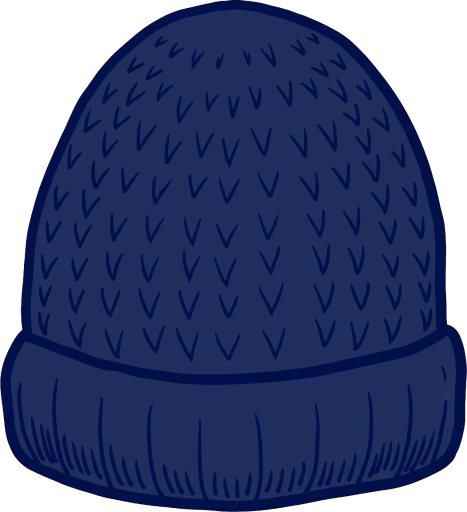
#> input picture tools/parts_keyed/prop_knitcap_a.png, 934 x 1024 px, given in place of body_b.png, which was not available (shown at 1/2 size)
$ python fix_small4_hands.py
#> lines starting #> are read from the running program, lines starting #| are printed output that depends on the picture
### tools/mirror_v0125.py
#!/usr/bin/env python3
"""Exact Python mirror of PersonComposer (Kotlin) for the v0.1.25 audit.

Draws from the shipped drawable-nodpi assets with the same boxes,
calibrations, rigs and anchors as PersonFigure.kt. Anchor/cal values
are read from ANCH below — keep them in sync with PersonAnchors /
PersonCanvas.topCal in the Kotlin source (the audit script prints any
drift it is told about via --check).

Geometry recap (Kotlin): the canvas rect is W x H px; the person
height ph = H / (1 + padTopRatio); the person stands at the bottom
(pt = H - ph). For canvas-family bases the body bbox is drawn at
(bl, pt, bw, ph); tops are laid into the same canvas frame with
topCal about their bbox center. The rank-5 portrait is drawn at
width ph * imgW/imgH, height ph, centered. Rigs are fractions of
the drawn body rect (bl, pt, bw, ph).
"""
import os
import sys

from PIL import Image, ImageDraw

RES = os.path.expanduser(
    "~/workspace/tenki-no-kotae/app/src/main/res/drawable-nodpi")

IMG = {}


def img(name):
    if name not in IMG:
        IMG[name] = Image.open(os.path.join(RES, name + ".png")).convert("RGBA")
    return IMG[name]

CANVAS_W, CANVAS_H = 1120.0, 2240.0

BOX = {
    "body_a": (0.1589, 0.0768, 0.8438, 0.9411),
    "body_b": (0.1580, 0.0763, 0.8446, 0.9397),
    "body_c": (0.1116, 0.0759, 0.8893, 0.9411),
    "top_tshirt": (0.1795, 0.3031, 0.8214, 0.6741),
    "top_shirt": (0.2420, 0.3125, 0.7580, 0.6263),
    "top_cardigan": (0.0839, 0.1911, 0.9170, 0.8004),
    "top_lightouter": (0.1411, 0.2741, 0.8625, 0.6920),
    "top_knitcoat": (0.1491, 0.2384, 0.8527, 0.7781),
    "top_down": (0.0598, 0.2487, 0.9411, 0.7098),
    "outfit_raincoat": (0.2348, 0.0759, 0.7670, 0.9420),
}
TOPCAL = {
    "top_tshirt": (0.70, 0.875, 0.0, 0.028),
    "top_shirt": (0.80, 0.80, 0.0, 0.014),
    "top_cardigan": (0.55, 0.45, 0.0, -0.003),
    "top_lightouter": (0.63, 0.625, 0.0, 0.000),
    "top_knitcoat": (0.67, 0.60, 0.0, 0.011),
    "top_down": (1.00, 0.575, 0.0, 0.005),
}
BODY_ART = {"BODY_A": "body_a", "BODY_B": "body_b", "BODY_C": "body_c",
            "RAINCOAT": "outfit_raincoat", "RANK5_PORTRAIT": "person_rank5",
            "RANK6_PORTRAIT": "person_rank6"}
PORTRAITS = ("RANK5_PORTRAIT", "RANK6_PORTRAIT")
TOP_ART = {"TSHIRT": "top_tshirt", "SHIRT": "top_shirt",
           "CARDIGAN": "top_cardigan", "LIGHT_OUTER": "top_lightouter",
           "KNIT_COAT": "top_knitcoat", "DOWN": "top_down"}
RIGS = {
    "BODY_A": (0.502, 0.180, 0.399, 0.248, 0.747, 0.754, 0.638, 0.241, 0.637, 0.360),
    "BODY_B": (0.480, 0.180, 0.337, 0.307, 0.689, 0.732, 0.630, 0.264, 0.630, 0.362),
    "BODY_C": (0.519, 0.180, 0.336, 0.330, 0.668, 0.893, 0.629, 0.106, 0.629, 0.316),
    "RANK5_PORTRAIT": (0.489, 0.180, 0.314, 0.306, 0.690, 0.756, 0.629, 0.242, 0.629, 0.365),
    "RANK6_PORTRAIT": (0.497, 0.180, 0.330, 0.323, 0.671, 0.80, 0.63, 0.20, 0.63, 0.328),
    "RAINCOAT": (0.507, 0.081, 0.336, 0.201, 0.743, 0.848, 0.629, 0.148, 0.629, 0.464),
}
# Measured feature lines (fractions of the body rect): the eye line
# and the mouth line of each base picture, from ink-cluster analysis
# of the shipped assets (v0.1.21). Sunglasses and the mask are placed
# from these, not from the skin-bbox fractions.
FEATURES = {
    "BODY_A": (0.216, 0.260), "BODY_B": (0.216, 0.260),
    "BODY_C": (0.216, 0.260), "RANK5_PORTRAIT": (0.217, 0.260),
    "RANK6_PORTRAIT": (0.216, 0.261), "RAINCOAT": (0.216, 0.260),
}
# anchors (mirror of PersonAnchors) — audit may override via ANCH_OVERRIDES
ANCH = {
    # *_W is the painted width over body width, *_BOTTOM the
    # painted bottom line, *_HS flattens the tall generated domes.
    "MASK_W": 1.02, "MASK_DROP": 0.020, "MASK_H": 0.068,
    "SUNG_W": 1.12,
    "MUFFLER_H": 0.27, "MUFFLER_TOP": 0.305,
    "TOWEL_H": 0.212, "TOWEL_TOP": 0.298,
    "MITTEN_H": 0.115, "MITTEN_HAND_AT": 0.42,
    "FOLD2_H": 0.30, "FOLD2_GRIP_X": 0.52, "FOLD2_GRIP_Y": 0.90,
    "UMB_WIDTH": 1.12, "UMB_TOP": 0.005, "UMB_SHAFT_X": 0.507,
    "UMB_SHAFT_W": 0.030,
    "PARASOL_W": 1.15, "PARASOL_TOP": -0.20, "PARASOL_SHAFT_X": 0.508,
    "PARASOL_SHAFT_W": 0.057,
    "UCHIWA_H": 0.21, "UCHIWA_GRIP_X": 0.502, "UCHIWA_GRIP_Y": 0.90,
    "SWEAT_X1": 0.19, "SWEAT_X2": 0.83, "SWEAT_Y": 0.27, "SWEAT_R": 0.022,
    "SHIVER_X1": 0.045, "SHIVER_X2": 0.955, "SHIVER_TOP": 0.42,
    "SHIVER_STEP": 0.028, "SHIVER_AMP": 0.018, "SHIVER_W": 0.006,
}
ANCH_OVERRIDES = {}
# Painted box inside each hat asset (asset fractions, v0.1.23 —
# measured from the shipped PNGs' alpha). The cap asset carries
# wide transparent margins; the knit cap fills its frame.

# Cloth box inside the mask asset (asset fractions, v0.1.24 —
# measured from the shipped PNG: the white cloth component; the
# ear loops fill the rest of the width).
MASK_PAINT = (0.125, 0.027, 0.874, 0.973)

OUTFIT_FOR = {  # rank -> (base, top)
    0: ("BODY_B", "TSHIRT"), 1: ("BODY_A", "SHIRT"),
    2: ("BODY_A", "CARDIGAN"), 3: ("BODY_A", "LIGHT_OUTER"),
    4: ("BODY_A", "KNIT_COAT"), 5: ("RANK5_PORTRAIT", None),
    6: ("RANK6_PORTRAIT", None),
}


# Head layers (v0.1.25): face boxes / eye lines inside the layer
# assets, as in PersonAnchors (fractions of the layer image).
HEAD_FACE = {"CAP": (0.349, 0.557, 0.650, 0.975),
             "KNITCAP": (0.306, 0.550, 0.689, 1.000)}
HEAD_EYE = {"CAP": 0.654, "KNITCAP": 0.650}
HEAD_ART = {"CAP": "layer_head_cap", "KNITCAP": "layer_head_knitcap"}


# [25 lines left out: functions body_aspect, head_layer_rect, not called in this run]


def pad_top_ratio(spec):
    import math
    pad = 0.34 if spec.get("held") == "PARASOL" else 0.0
    head = spec.get("head")
    if head in ("CAP", "KNITCAP"):
        bw = body_aspect(spec["base"]) * 1000.0
        _, top, _, _ = head_layer_rect(head, spec["base"], 0.0, 0.0, bw, 1000.0)
        poke = max(0.0, -top / 1000.0)
        pad = max(pad, math.ceil((poke + 0.005) * 100) / 100)
    return pad


def sky(w, h, top=(13, 32, 64), bottom=(38, 84, 124)):
#> called with w = 760, h = 900, top = (13, 32, 64), bottom = (38, 84, 124)
    imgc = Image.new("RGB", (w, h))
#> imgc: PIL image 760x900 RGB; every value is 0
    d = ImageDraw.Draw(imgc)
    for y in range(h):
        t = y / max(1, h - 1)
        d.line([(0, y), (w, y)], fill=tuple(
            round(top[i] + (bottom[i] - top[i]) * t) for i in range(3)))
    return imgc.convert("RGBA")
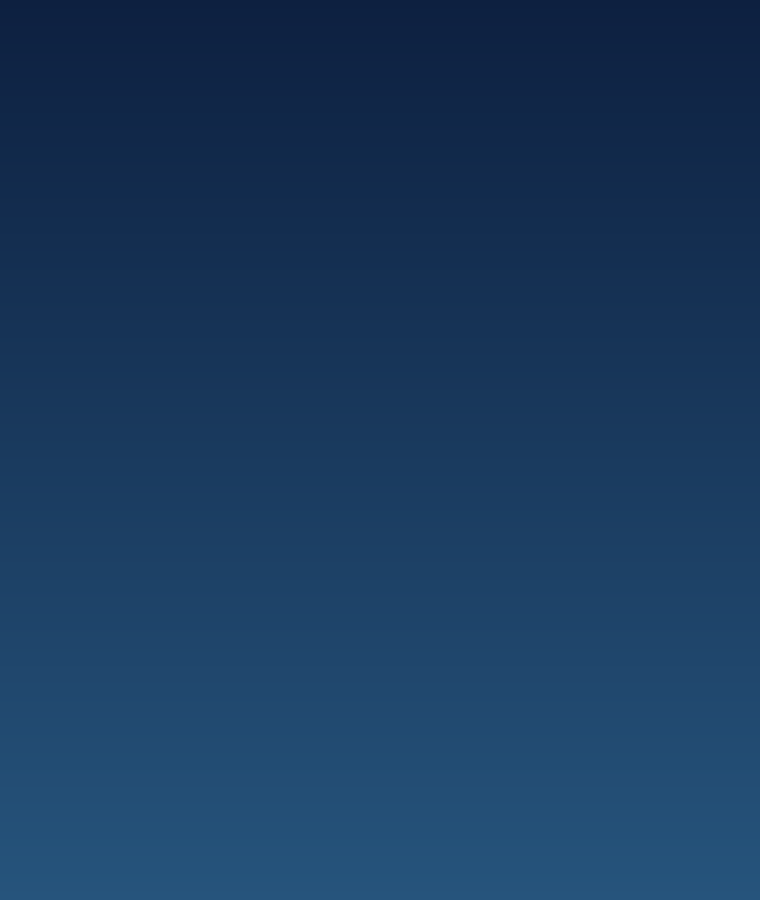
#> returned value: PIL image 760x900 RGBA; mean R, G, B, A 25.5, 58, 94, 255


def paste(canvas, im, rect):
    x, y, w, h = rect
    if w <= 0 or h <= 0:
        return
    canvas.alpha_composite(
        im.resize((max(1, round(w)), max(1, round(h))), Image.LANCZOS),
        (round(x), round(y)))


def draw(canvas, spec, W=760, H=900):
    """spec keys: base, top, neck, mittens, head, mask, sunglasses,
    held, sweat, shiver. Mirrors PersonComposer.draw."""
#> called with W = 760, H = 900
    A = dict(ANCH, **ANCH_OVERRIDES)
#> A = 34 items
#> in img, returned value is the input picture: PIL image 934x1024 RGBA; mean R, G, B, A 19.6, 31, 71.4, 201.5
    ph = H / (1.0 + pad_top_ratio(spec))
    pt = H - ph
    base = spec["base"]
    rig = RIGS[base]
    (face_cx, face_top, face_bot, face_l, face_r,
     hand_rx, hand_ry, hand_lx, hand_ly, cheek_w) = rig
    face_w, face_h = face_r - face_l, face_bot - face_top

    if base in PORTRAITS:
        person = img(BODY_ART[base])
        bw = ph * person.size[0] / person.size[1]
        bl = (W - bw) / 2
        paste(canvas, person, (bl, pt, bw, ph))
    else:
        body_name = BODY_ART[base]
        box = BOX[body_name]
        scale = ph / ((box[3] - box[1]) * CANVAS_H)
        cw, ch = CANVAS_W * scale, CANVAS_H * scale
        bw = (box[2] - box[0]) * cw
        bl = (W - bw) / 2
        ox, oy = bl - box[0] * cw, pt - box[1] * ch

        def part_rect(name):
#> called with name = 'body_b'
            b = BOX[name]
#> b = (0.158, 0.0763, 0.845, 0.94)
            x0, y0 = ox + b[0] * cw, oy + b[1] * ch
#> x0 = 201.1; y0 = 0
            x1, y1 = ox + b[2] * cw, oy + b[3] * ch
#> x1 = 558.9; y1 = 900
            cal = TOPCAL.get(name)
            if cal:
                cx, cy = (x0 + x1) / 2, (y0 + y1) / 2
                w, h = (x1 - x0) * cal[0], (y1 - y0) * cal[1]
                x0 = cx - w / 2 + cal[2] * bw
                y0 = cy - h / 2 + cal[3] * ph
                x1, y1 = x0 + w, y0 + h
            return (x0, y0, x1 - x0, y1 - y0)

        paste(canvas, img(body_name), part_rect(body_name))
#> in paste, `x, y, w, h = rect`: x = 201.1; y = 0; w = 357.9; h = 900
#> in paste, `canvas.alpha_composite( im.resize((max(1, round(w)), max(1, round(h)))..`:
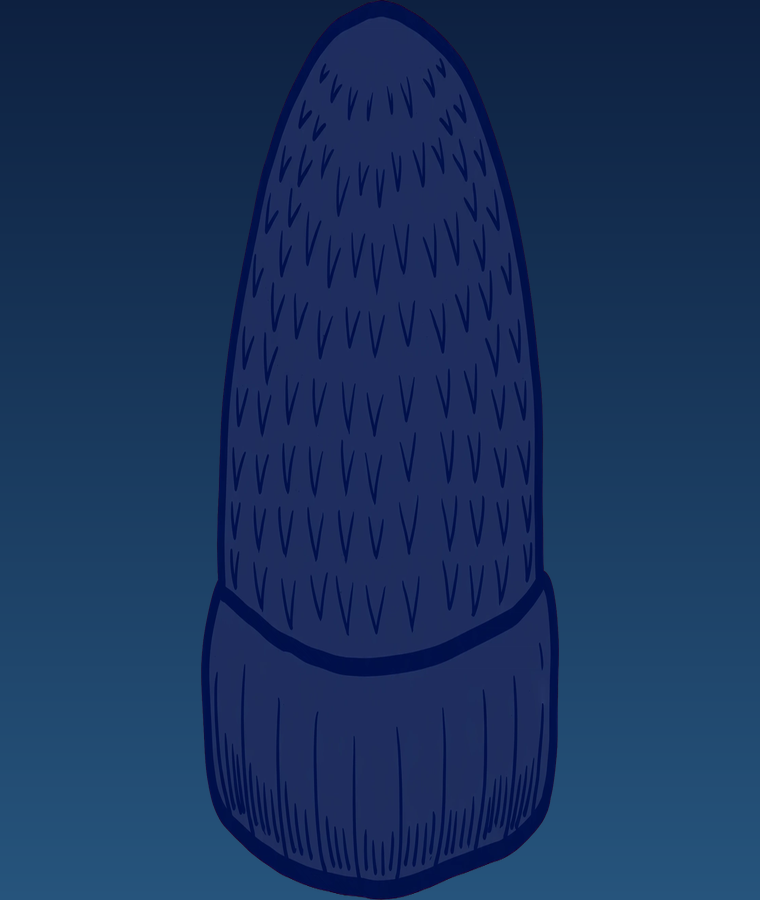
#> canvas: PIL image 760x900 RGBA; mean R, G, B, A 24.8, 50.1, 91.6, 255
        if spec.get("top"):
            tn = TOP_ART[spec["top"]]
            paste(canvas, img(tn), part_rect(tn))

    def bx(f):
        return bl + f * bw

    def by(f):
        return pt + f * ph

    hand_x, hand_y = bx(hand_rx), by(hand_ry)
    hybrid = base in PORTRAITS
    raincoat = base == "RAINCOAT"
    eye_y, mouth_y = FEATURES[base]

    def prop_top(name, cx, top_y, w):
        im = img(name)
        paste(canvas, im, (cx - w / 2, top_y, w, w * im.size[1] / im.size[0]))

    def prop_bottom(name, cx, bottom_y, w):
        im = img(name)
        prop_top(name, cx, bottom_y - w * im.size[1] / im.size[0], w)

    # neck
    if not raincoat:
        if spec.get("neck") == "MUFFLER" and not hybrid:
            im = img("prop_muffler")
            h = A["MUFFLER_H"] * ph
            w = h * im.size[0] / im.size[1]
            paste(canvas, im, (bx(0.5) - w / 2, by(A["MUFFLER_TOP"]), w, h))
        elif spec.get("neck") == "TOWEL":
            im = img("prop_towel")
            h = A["TOWEL_H"] * ph
            w = h * im.size[0] / im.size[1]
            paste(canvas, im, (bx(0.5) - w / 2, by(A["TOWEL_TOP"]), w, h))
    # mittens (the portrait bases wear theirs baked in)
    if spec.get("mittens") and not raincoat and not hybrid:
        mh = A["MITTEN_H"] * ph
        for name, hx, hy in (("prop_mitten_l", hand_lx, hand_ly),
                             ("prop_mitten_r", hand_rx, hand_ry)):
            im = img(name)
            mw = mh * im.size[0] / im.size[1]
            paste(canvas, im, (bx(hx) - mw / 2,
                               by(hy) - A["MITTEN_HAND_AT"] * mh, mw, mh))
    # head (v0.1.25: the head layer — hair + hat as one picture,
    # face-anchored onto the rig; the raincoat anchors on the eye
    # line, its rig face top being the hood opening)
    if spec.get("head") in ("CAP", "KNITCAP"):
        hn = spec["head"]
        l, t, w, h = head_layer_rect(hn, base, bl, pt, bw, ph)
        paste(canvas, img(HEAD_ART[hn]), (l, t, w, h))
    # face (placed from the measured feature lines, v0.1.21)
    if spec.get("mask"):
        im = img("prop_mask")
        px0, py0, px1, py1 = MASK_PAINT
        cloth_w = A["MASK_W"] * cheek_w * bw
        rect_w = cloth_w / (px1 - px0)
        rect_h = A["MASK_H"] * ph / (py1 - py0)
        paste(canvas, im, (bx(face_cx) - (px0 + px1) / 2 * rect_w,
                           by(eye_y + A["MASK_DROP"]) - py0 * rect_h,
                           rect_w, rect_h))
    if spec.get("sunglasses"):
        im = img("prop_sunglasses")
        w = A["SUNG_W"] * face_w * bw
        h = w * im.size[1] / im.size[0]
        cy = by(eye_y)
        paste(canvas, im, (bx(face_cx) - w / 2, cy - h / 2, w, h))
    # held
    held = spec.get("held")
    if held == "OPEN":
        umb = img("item_umbrella_open")
        uw = A["UMB_WIDTH"] * bw
        uh = uw * umb.size[1] / umb.size[0]
        u_left = hand_x - A["UMB_SHAFT_X"] * uw
        u_top = pt + A["UMB_TOP"] * ph
        d = ImageDraw.Draw(canvas)
        d.line([(u_left + A["UMB_SHAFT_X"] * uw, u_top + uh), (hand_x, hand_y)],
               fill=(0, 27, 68, 255), width=max(2, round(A["UMB_SHAFT_W"] * uw)))
        paste(canvas, umb, (u_left, u_top, uw, uh))
    elif held == "FOLDED":
        im = img("prop_folding")
        fh = A["FOLD2_H"] * ph
        fw = fh * im.size[0] / im.size[1]
        paste(canvas, im, (hand_x - A["FOLD2_GRIP_X"] * fw,
                           hand_y - A["FOLD2_GRIP_Y"] * fh, fw, fh))
    elif held == "PARASOL":
        im = img("prop_parasol")
        uw = A["PARASOL_W"] * bw
        uh = uw * im.size[1] / im.size[0]
        u_left = hand_x - A["PARASOL_SHAFT_X"] * uw
        u_top = pt + A["PARASOL_TOP"] * ph
        # The asset's shaft is cut short (v0.1.21): a drawn extension
        # — outline pass, then fill pass — runs from its end down to
        # the hand, as with the open umbrella's shaft.
        d = ImageDraw.Draw(canvas)
        sx = u_left + A["PARASOL_SHAFT_X"] * uw
        w_out = max(2, round(A["PARASOL_SHAFT_W"] * uw))
        d.line([(sx, u_top + uh), (hand_x, hand_y)],
               fill=(27, 37, 102, 255), width=w_out)
        d.line([(sx, u_top + uh), (hand_x, hand_y)],
               fill=(151, 201, 234, 255), width=max(1, round(w_out * 0.55)))
        paste(canvas, im, (u_left, u_top, uw, uh))
    elif held == "UCHIWA":
        im = img("prop_uchiwa")
        fh = A["UCHIWA_H"] * ph
        fw = fh * im.size[0] / im.size[1]
        paste(canvas, im, (hand_x - A["UCHIWA_GRIP_X"] * fw,
                           hand_y - A["UCHIWA_GRIP_Y"] * fh, fw, fh))
    # signs
    d = ImageDraw.Draw(canvas)
    if spec.get("sweat") and not raincoat:
        for sx in (A["SWEAT_X1"], A["SWEAT_X2"]):
            cx, cy = bx(sx), by(A["SWEAT_Y"])
            r = A["SWEAT_R"] * ph
            d.ellipse([cx - r * 0.62, cy - r * 0.38, cx + r * 0.62, cy + r * 0.88],
                      fill=(168, 216, 240, 255))
            d.polygon([(cx - r * 0.62, cy - r * 0.2), (cx + r * 0.62, cy - r * 0.2),
                       (cx, cy - r * 1.5)], fill=(168, 216, 240, 255))
    if spec.get("shiver") and not hybrid and not raincoat:
        for sx in (A["SHIVER_X1"], A["SHIVER_X2"]):
            x0 = bx(sx)
            pts = []
            for i in range(11):
                yy = by(A["SHIVER_TOP"] + i * A["SHIVER_STEP"])
                xx = x0 + (A["SHIVER_AMP"] if i % 2 == 1 else -A["SHIVER_AMP"]) * bw
                pts.append((xx, yy))
            d.line(pts, fill=(10, 26, 60, 255),
                   width=max(2, round(A["SHIVER_W"] * ph)))
    return canvas


def spec_for(rank=None, base=None, top="AUTO", **kw):
    if rank is not None:
        b, t = OUTFIT_FOR[rank]
        spec = {"base": b, "top": t}
    else:
        spec = {"base": base, "top": None}
    if top != "AUTO":
        spec["top"] = top
    spec.update(kw)
    return spec


def render(spec, W=760, H=900):
    return draw(sky(W, H), spec, W, H).convert("RGB")

### tools/illust_fixes/fix_small4_hands.py
#!/usr/bin/env python3
"""Small-4: why do BODY_B's hands vanish under the T-shirt?
Measure hand visibility with/without the top, locate the shirt's
sleeve bottom vs the hand, then test TOPCAL interventions."""
import os, sys
import numpy as np
from PIL import Image

TOOLS = os.path.expanduser("~/workspace/tenki-no-kotae/tools")
sys.path.insert(0, TOOLS)
import mirror_v0125 as M  # noqa: E402

OUT = os.path.join(TOOLS, "illust_fixes", "fix_small4")
os.makedirs(OUT, exist_ok=True)
W, H = 760, 900
SKIN = np.array([192, 234, 252])

def skin_mask(img):
    a = np.asarray(img.convert("RGB")).astype(int)
    return np.abs(a - SKIN).sum(-1) < 80

def body_rect(spec):
    ph = H / (1.0 + M.pad_top_ratio(spec))
    pt = H - ph
    box = M.BOX[M.BODY_ART[spec["base"]]]
    scale = ph / ((box[3] - box[1]) * M.CANVAS_H)
    bw = (box[2] - box[0]) * M.CANVAS_W * scale
    return (W - bw) / 2, pt, bw, ph

spec_bare = M.spec_for(rank=0, top=None)
spec_top = M.spec_for(rank=0, top="TSHIRT")
bl, pt, bw, ph = body_rect(spec_bare)
rig = M.RIGS["BODY_B"]
bare = M.draw(M.sky(W, H), spec_bare, W, H).convert("RGB")
withtop = M.draw(M.sky(W, H), spec_top, W, H).convert("RGB")
#> call 3 of img, with name = 'top_tshirt'
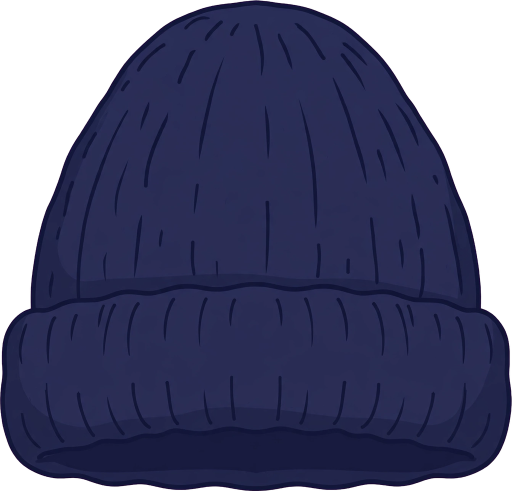
#> input picture tools/parts_keyed/prop_knitcap_b.png, 1024 x 982 px, given in place of top_tshirt.png, which was not available (shown at 1/2 size)
#> in img, returned value is the input picture: PIL image 1024x982 RGBA; mean R, G, B, A 28.7, 30.9, 61.2, 196.1
#> call 3 of paste, with rect = (262.5, 285.8, 234.2, 338.4)
#> in paste (call 3), `x, y, w, h = rect`: x = 262.5; y = 285.8; w = 234.2; h = 338.4
#> in paste (call 3), `canvas.alpha_composite( im.resize((max(1, round(w)), max(1, round(h)))..`:
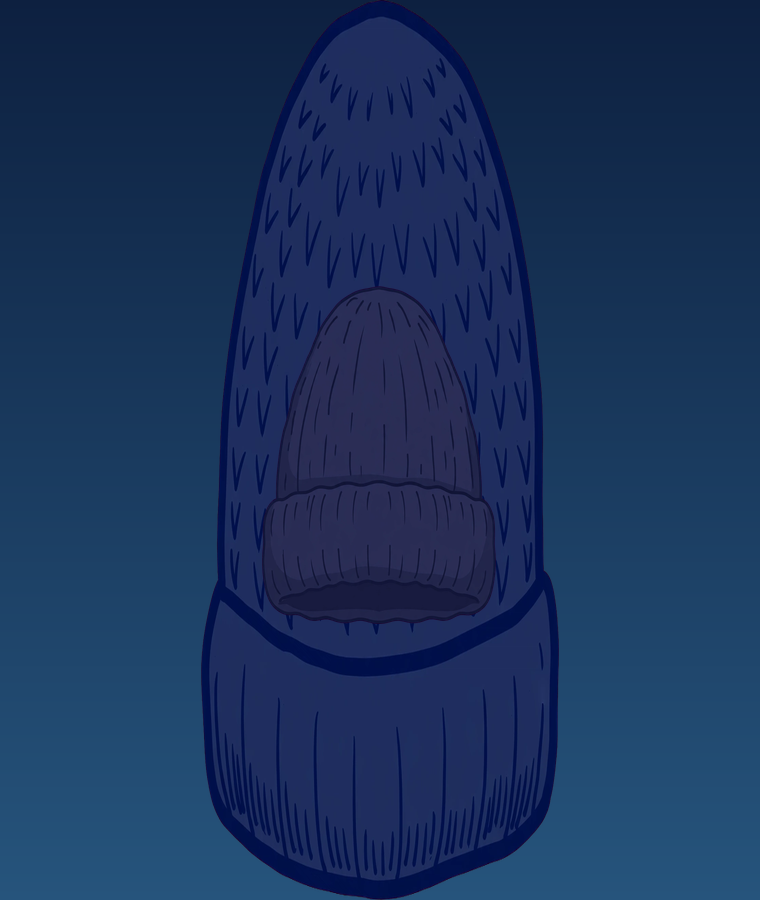
#> canvas: PIL image 760x900 RGBA; mean R, G, B, A 25.6, 50, 90.4, 255
bare.save(os.path.join(OUT, "bodyb_bare.png"))
withtop.save(os.path.join(OUT, "bodyb_tshirt.png"))

for side, (hx, hy) in (("right", (rig[5], rig[6])), ("left", (rig[7], rig[8]))):
    cx, cy = bl + hx * bw, pt + hy * ph
    x0, x1, y0, y1 = int(cx - 0.09 * bw), int(cx + 0.09 * bw), \
        int(cy - 0.10 * ph), int(cy + 0.06 * ph)
    b = skin_mask(bare)[y0:y1, x0:x1]
    t = skin_mask(withtop)[y0:y1, x0:x1]
    print(f"{side} hand @({hx},{hy}): skin px bare={int(b.sum())} "
          f"with T-shirt={int(t.sum())} ({100.0 * t.sum() / max(1, b.sum()):.0f}% visible)")
    if b.sum():
        ys, xs = np.nonzero(b)
        print(f"   bare hand skin extent: fy [{(y0 + ys.min() - pt) / ph:.3f},"
              f"{(y0 + ys.max() - pt) / ph:.3f}]")
#> this loop made 2 passes
#| right hand @(0.732,0.63): skin px bare=0 with T-shirt=0 (0% visible)
#| left hand @(0.264,0.63): skin px bare=0 with T-shirt=0 (0% visible)

# where is the shirt's sleeve bottom? scan the with-top render at the
# hand's x column for the shirt fabric colour
a = np.asarray(withtop).astype(int)
fab = (np.abs(a - np.array([168, 211, 242])).sum(-1) < 90)
#> fab: shape (900, 760) bool; every value is 0
hx = rig[5]
for dx in (-0.03, 0.0, 0.03):
    x = int(bl + (hx + dx) * bw)
    ys = np.nonzero(fab[:, x])[0]
    if len(ys):
        print(f"shirt fabric at fx={hx + dx:.3f}: fy "
              f"[{(ys.min() - pt) / ph:.3f}, {(ys.max() - pt) / ph:.3f}]")
print("TOPCAL[TSHIRT]:", M.TOPCAL["top_tshirt"], " BOX:", M.BOX["top_tshirt"])

# ---- intervention test: TOPCAL variants ----
print("\nTOPCAL variants (hand visibility + renders):")
orig_cal = M.TOPCAL["top_tshirt"]
for tag, cal in (("A_current", (0.70, 0.875, 0.0, 0.028)),
                 ("B_raise", (0.70, 0.875, 0.0, -0.012)),
                 ("C_shorter", (0.70, 0.80, 0.0, 0.002))):
    M.TOPCAL["top_tshirt"] = cal
    img = M.draw(M.sky(W, H), spec_top, W, H).convert("RGB")
    img.save(os.path.join(OUT, f"bodyb_tshirt_{tag}.png"))
    tot_b = tot_t = 0
    for hx, hy in ((rig[5], rig[6]), (rig[7], rig[8])):
        cx, cy = bl + hx * bw, pt + hy * ph
        x0, x1, y0, y1 = int(cx - 0.09 * bw), int(cx + 0.09 * bw), \
            int(cy - 0.10 * ph), int(cy + 0.06 * ph)
        tot_b += int(skin_mask(bare)[y0:y1, x0:x1].sum())
        tot_t += int(skin_mask(img)[y0:y1, x0:x1].sum())
#> this loop made 2 passes
#> after the loop, tot_b = 0; tot_t = 0
#> (the run stopped early here; a loop or call above may not have finished)
